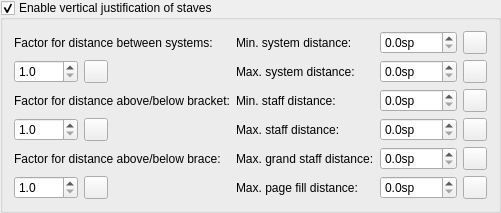
                <widget class="mu::uicomponents::RadioButtonGroupBox" name="enableVerticalSpread">
                 <property name="title">
                  <string>Enable vertical justification of staves</string>
                 </property>
                 <property name="checkable">
                  <bool>true</bool>
                 </property>
                 <layout class="QGridLayout" name="gridLayout_50">
                  <item row="5" column="5">
                   <widget class="QDoubleSpinBox" name="maxPageFillSpread">
                    <property name="suffix">
                     <string>sp</string>
                    </property>
                    <property name="decimals">
                     <number>1</number>
                    </property>
                    <property name="singleStep">
                     <double>0.500000000000000</double>
                    </property>
                   </widget>
                  </item>
                  <item row="4" column="4">
                   <widget class="QLabel" name="label_160">
                    <property name="text">
                     <string>Max. grand staff distance:</string>
                    </property>
                    <property name="buddy">
                     <cstring>maxAkkoladeDistance</cstring>
                    </property>
                   </widget>
                  </item>
                  <item row="2" column="5">
                   <widget class="QDoubleSpinBox" name="minStaffSpread">
                    <property name="sizePolicy">
                     <sizepolicy hsizetype="Preferred" vsizetype="Fixed">
                      <horstretch>0</horstretch>
                      <verstretch>0</verstretch>
                     </sizepolicy>
                    </property>
                    <property name="suffix">
                     <string>sp</string>
                    </property>
                    <property name="decimals">
                     <number>1</number>
                    </property>
                    <property name="minimum">
                     <double>0.000000000000000</double>
                    </property>
                    <property name="maximum">
                     <double>1000.000000000000000</double>
                    </property>
                    <property name="singleStep">
                     <double>0.500000000000000</double>
                    </property>
                   </widget>
                  </item>
                  <item row="3" column="4">
                   <widget class="QLabel" name="label_155">
                    <property name="text">
                     <string>Max. staff distance:</string>
                    </property>
                    <property name="buddy">
                     <cstring>maxStaffSpread</cstring>
                    </property>
                   </widget>
                  </item>
                  <item row="0" column="6">
                   <widget class="QToolButton" name="resetMinSystemSpread">
                    <property name="accessibleName">
                     <string>Reset 'Min. system distance' value</string>
                    </property>
                    <property name="text">
                     <string notr="true"/>
                    </property>
                   </widget>
                  </item>
                  <item row="3" column="0">
                   <widget class="QDoubleSpinBox" name="spreadSquareBracket">
                    <property name="sizePolicy">
                     <sizepolicy hsizetype="Preferred" vsizetype="Fixed">
                      <horstretch>0</horstretch>
                      <verstretch>0</verstretch>
                     </sizepolicy>
                    </property>
                    <property name="suffix">
                     <string/>
                    </property>
                    <property name="decimals">
                     <number>1</number>
                    </property>
                    <property name="minimum">
                     <double>1.000000000000000</double>
                    </property>
                    <property name="maximum">
                     <double>1000.000000000000000</double>
                    </property>
                    <property name="singleStep">
                     <double>0.500000000000000</double>
                    </property>
                   </widget>
                  </item>
                  <item row="3" column="1">
                   <widget class="QToolButton" name="resetSpreadSquareBracket">
                    <property name="toolTip">
                     <string>Reset to default</string>
                    </property>
                    <property name="accessibleName">
                     <string>Reset 'Factor for distance above/below bracket' value</string>
                    </property>
                    <property name="text">
                     <string notr="true"/>
                    </property>
                   </widget>
                  </item>
                  <item row="4" column="5">
                   <widget class="QDoubleSpinBox" name="maxAkkoladeDistance">
                    <property name="suffix">
                     <string>sp</string>
                    </property>
                    <property name="decimals">
                     <number>1</number>
                    </property>
                    <property name="maximum">
                     <double>1000.000000000000000</double>
                    </property>
                    <property name="singleStep">
                     <double>0.500000000000000</double>
                    </property>
                   </widget>
                  </item>
                  <item row="0" column="3">
                   <spacer name="horizontalSpacer_13">
                    <property name="orientation">
                     <enum>Qt::Horizontal</enum>
                    </property>
                    <property name="sizeHint" stdset="0">
                     <size>
                      <width>0</width>
                      <height>0</height>
                     </size>
                    </property>
                   </spacer>
                  </item>
                  <item row="2" column="6">
                   <widget class="QToolButton" name="resetMinStaffSpread">
                    <property name="toolTip">
                     <string>Reset to default</string>
                    </property>
                    <property name="accessibleName">
                     <string>Reset 'Min. staff distance' value</string>
                    </property>
                    <property name="text">
                     <string notr="true"/>
                    </property>
                   </widget>
                  </item>
                  <item row="5" column="4">
                   <widget class="QLabel" name="label_161">
                    <property name="text">
                     <string>Max. page fill distance:</string>
                    </property>
                    <property name="buddy">
                     <cstring>maxPageFillSpread</cstring>
                    </property>
                   </widget>
                  </item>
                  <item row="5" column="1">
                   <widget class="QToolButton" name="resetSpreadCurlyBracket">
                    <property name="toolTip">
                     <string>Reset to default</string>
                    </property>
                    <property name="accessibleName">
                     <string>Reset 'Factor for distance above/below brace' value</string>
                    </property>
                    <property name="text">
                     <string notr="true"/>
                    </property>
                   </widget>
                  </item>
                  <item row="3" column="6">
                   <widget class="QToolButton" name="resetMaxStaffSpread">
                    <property name="toolTip">
                     <string>Reset to default</string>
                    </property>
                    <property name="accessibleName">
                     <string>Reset 'Max. staff distance' value</string>
                    </property>
                    <property name="text">
                     <string notr="true"/>
                    </property>
                   </widget>
                  </item>
                  <item row="4" column="6">
                   <widget class="QToolButton" name="resetMaxAkkoladeDistance">
                    <property name="accessibleName">
                     <string>Reset 'Max. grand staff distance' value</string>
                    </property>
                    <property name="text">
                     <string notr="true"/>
                    </property>
                   </widget>
                  </item>
                  <item row="2" column="4">
                   <widget class="QLabel" name="label_156">
                    <property name="text">
                     <string>Min. staff distance:</string>
                    </property>
                    <property name="buddy">
                     <cstring>minStaffSpread</cstring>
                    </property>
                   </widget>
                  </item>
                  <item row="1" column="4">
                   <widget class="QLabel" name="label_159">
                    <property name="text">
                     <string>Max. system distance:</string>
                    </property>
                    <property name="buddy">
                     <cstring>maxSystemSpread</cstring>
                    </property>
                   </widget>
                  </item>
                  <item row="3" column="5">
                   <widget class="QDoubleSpinBox" name="maxStaffSpread">
                    <property name="sizePolicy">
                     <sizepolicy hsizetype="Preferred" vsizetype="Fixed">
                      <horstretch>0</horstretch>
                      <verstretch>0</verstretch>
                     </sizepolicy>
                    </property>
                    <property name="suffix">
                     <string>sp</string>
                    </property>
                    <property name="decimals">
                     <number>1</number>
                    </property>
                    <property name="minimum">
                     <double>0.000000000000000</double>
                    </property>
                    <property name="maximum">
                     <double>1000.000000000000000</double>
                    </property>
                    <property name="singleStep">
                     <double>0.500000000000000</double>
                    </property>
                   </widget>
                  </item>
                  <item row="1" column="0">
                   <widget class="QDoubleSpinBox" name="spreadSystem">
                    <property name="sizePolicy">
                     <sizepolicy hsizetype="Preferred" vsizetype="Fixed">
                      <horstretch>0</horstretch>
                      <verstretch>0</verstretch>
                     </sizepolicy>
                    </property>
                    <property name="suffix">
                     <string/>
                    </property>
                    <property name="decimals">
                     <number>1</number>
                    </property>
                    <property name="minimum">
                     <double>1.000000000000000</double>
                    </property>
                    <property name="maximum">
                     <double>1000.000000000000000</double>
                    </property>
                    <property name="singleStep">
                     <double>0.500000000000000</double>
                    </property>
                   </widget>
                  </item>
                  <item row="0" column="4">
                   <widget class="QLabel" name="label_162">
                    <property name="text">
                     <string>Min. system distance:</string>
                    </property>
                    <property name="buddy">
                     <cstring>minSystemSpread</cstring>
                    </property>
                   </widget>
                  </item>
                  <item row="4" column="0" colspan="3">
                   <widget class="QLabel" name="label_157">
                    <property name="frameShadow">
                     <enum>QFrame::Sunken</enum>
                    </property>
                    <property name="text">
                     <string>Factor for distance above/below brace:</string>
                    </property>
                    <property name="buddy">
                     <cstring>spreadCurlyBracket</cstring>
                    </property>
                   </widget>
                  </item>
                  <item row="2" column="0" colspan="3">
                   <widget class="QLabel" name="label_154">
                    <property name="frameShadow">
                     <enum>QFrame::Sunken</enum>
                    </property>
                    <property name="text">
                     <string>Factor for distance above/below bracket:</string>
                    </property>
                    <property name="buddy">
                     <cstring>spreadSquareBracket</cstring>
                    </property>
                   </widget>
                  </item>
                  <item row="1" column="5">
                   <widget class="QDoubleSpinBox" name="maxSystemSpread">
                    <property name="suffix">
                     <string>sp</string>
                    </property>
                    <property name="decimals">
                     <number>1</number>
                    </property>
                    <property name="maximum">
                     <double>1000.000000000000000</double>
                    </property>
                    <property name="singleStep">
                     <double>0.500000000000000</double>
                    </property>
                   </widget>
                  </item>
                  <item row="1" column="2">
                   <spacer name="horizontalSpacer_21">
                    <property name="orientation">
                     <enum>Qt::Horizontal</enum>
                    </property>
                    <property name="sizeHint" stdset="0">
                     <size>
                      <width>0</width>
                      <height>0</height>
                     </size>
                    </property>
                   </spacer>
                  </item>
                  <item row="0" column="5">
                   <widget class="QDoubleSpinBox" name="minSystemSpread">
                    <property name="suffix">
                     <string>sp</string>
                    </property>
                    <property name="decimals">
                     <number>1</number>
                    </property>
                    <property name="maximum">
                     <double>1000.000000000000000</double>
                    </property>
                    <property name="singleStep">
                     <double>0.500000000000000</double>
                    </property>
                   </widget>
                  </item>
                  <item row="1" column="6">
                   <widget class="QToolButton" name="resetMaxSystemSpread">
                    <property name="accessibleName">
                     <string>Reset 'Max. system distance' value</string>
                    </property>
                    <property name="text">
                     <string notr="true"/>
                    </property>
                   </widget>
                  </item>
                  <item row="5" column="6">
                   <widget class="QToolButton" name="resetMaxPageFillSpread">
                    <property name="accessibleName">
                     <string>Reset 'Max. page fill distance' value</string>
                    </property>
                    <property name="text">
                     <string notr="true"/>
                    </property>
                   </widget>
                  </item>
                  <item row="5" column="0">
                   <widget class="QDoubleSpinBox" name="spreadCurlyBracket">
                    <property name="sizePolicy">
                     <sizepolicy hsizetype="Preferred" vsizetype="Fixed">
                      <horstretch>0</horstretch>
                      <verstretch>0</verstretch>
                     </sizepolicy>
                    </property>
                    <property name="suffix">
                     <string/>
                    </property>
                    <property name="decimals">
                     <number>1</number>
                    </property>
                    <property name="minimum">
                     <double>1.000000000000000</double>
                    </property>
                    <property name="maximum">
                     <double>1000.000000000000000</double>
                    </property>
                    <property name="singleStep">
                     <double>0.500000000000000</double>
                    </property>
                   </widget>
                  </item>
                  <item row="1" column="1">
                   <widget class="QToolButton" name="resetSpreadSystem">
                    <property name="toolTip">
                     <string>Reset to default</string>
                    </property>
                    <property name="accessibleName">
                     <string>Reset 'Factor for distance between systems' value</string>
                    </property>
                    <property name="text">
                     <string notr="true"/>
                    </property>
                   </widget>
                  </item>
                  <item row="0" column="0" colspan="3">
                   <widget class="QLabel" name="label_153">
                    <property name="frameShadow">
                     <enum>QFrame::Sunken</enum>
                    </property>
                    <property name="text">
                     <string>Factor for distance between systems:</string>
                    </property>
                    <property name="buddy">
                     <cstring>spreadSystem</cstring>
                    </property>
                   </widget>
                  </item>
                  <item row="0" column="7">
                   <spacer name="horizontalSpacer_49">
                    <property name="orientation">
                     <enum>Qt::Horizontal</enum>
                    </property>
                    <property name="sizeHint" stdset="0">
                     <size>
                      <width>0</width>
                      <height>0</height>
                     </size>
                    </property>
                   </spacer>
                  </item>
                 </layout>
                </widget>
